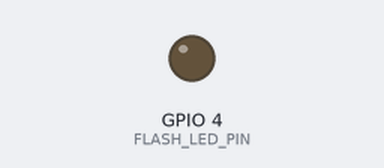
Bench run of a sketch on a simulated ESP32. Shown: output pins drawn as LEDs (lit = HIGH). WiFi joins after 1.5 s; servers stay silent unless stated; the camera gives no picture; what the sketch prints to the serial monitor is not drawn.

Above: at 0.0 s.
Timing chart, 0 to 2.7 s (numbered marks = the images above):
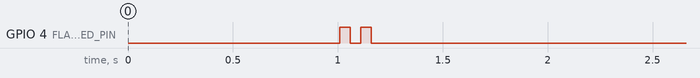

The sketch:

ESP32_CAM_Capture.ino
```cpp
/*
 * =========================================================================
 * Smart Dustbin - ESP32-CAM Capture Server (FINAL BULLETPROOF & AUTO-AP)
 * Board: AI Thinker ESP32-CAM
 * Description: High-reliability JPEG capture server with Auto-AP failsafe,
 *              brownout prevention, and zero-hang network startup.
 * =========================================================================
 */

#include "esp_camera.h"
#include <WiFi.h>
#include <WebServer.h>
#include "soc/soc.h"
#include "soc/rtc_cntl_reg.h"

// ==========================================
// 1. Wi-Fi Configuration
// ==========================================
const char* STA_SSID     = "Smartdustbin";
const char* STA_PASSWORD = "Smartdustbin123";

// Failsafe Hotspot (Starts if STA connection fails within 10s)
const char* AP_SSID      = "SmartDustbin_CAM";
const char* AP_PASSWORD  = "12345678";

WebServer server(80);

// AI-Thinker Camera Pin Map
#define PWDN_GPIO_NUM     32
#define RESET_GPIO_NUM    -1
#define XCLK_GPIO_NUM      0
#define SIOD_GPIO_NUM     26
#define SIOC_GPIO_NUM     27
#define Y9_GPIO_NUM       35
#define Y8_GPIO_NUM       34
#define Y7_GPIO_NUM       39
#define Y6_GPIO_NUM       36
#define Y5_GPIO_NUM       21
#define Y4_GPIO_NUM       19
#define Y3_GPIO_NUM       18
#define Y2_GPIO_NUM        5
#define VSYNC_GPIO_NUM    25
#define HREF_GPIO_NUM     23
#define PCLK_GPIO_NUM     22
#define FLASH_LED_PIN      4

String activeIP = "";

// ==========================================
// 2. HTTP Endpoints
// ==========================================
void handleCapture() {
  // Flash LED briefly to illuminate object if needed (comment out if not desired)
  // digitalWrite(FLASH_LED_PIN, HIGH);
  // delay(50);

  camera_fb_t * fb = esp_camera_fb_get();
  // digitalWrite(FLASH_LED_PIN, LOW);

  if (!fb) {
    Serial.println("[ERROR] esp_camera_fb_get() failed");
    server.sendHeader("Access-Control-Allow-Origin", "*");
    server.send(500, "text/plain", "Camera Frame Buffer Capture Failed");
    return;
  }

  // Cross-origin headers so Web/Vite/Backend can read directly
  server.sendHeader("Access-Control-Allow-Origin", "*");
  server.sendHeader("Access-Control-Allow-Methods", "GET, OPTIONS");
  server.sendHeader("Access-Control-Allow-Headers", "*");
  server.sendHeader("Content-Disposition", "inline; filename=capture.jpg");
  server.send_P(200, "image/jpeg", (const char *)fb->buf, fb->len);

  esp_camera_fb_return(fb);
}

void handleStatus() {
  server.sendHeader("Access-Control-Allow-Origin", "*");
  String json = "{\"device\":\"ESP32_CAM\",\"status\":\"ONLINE\",\"ip\":\"" + activeIP + "\"}";
  server.send(200, "application/json", json);
}

void handleRoot() {
  server.sendHeader("Access-Control-Allow-Origin", "*");
  String html = "<!DOCTYPE html><html><head><meta name='viewport' content='width=device-width, initial-scale=1'>"
    "<title>Smart Dustbin ESP32-CAM</title>"
    "<style>body{font-family:system-ui;padding:20px;background:#0f172a;color:#f8fafc;text-align:center;}"
    "a{display:inline-block;margin:10px;padding:12px 20px;background:#2563eb;color:#fff;text-decoration:none;border-radius:6px;font-weight:600;}"
    ".btn-green{background:#16a34a;}.card{background:#1e293b;padding:20px;border-radius:8px;max-width:500px;margin:auto;}"
    "</style></head><body>"
    "<div class='card'>"
    "<h2>Smart Dustbin ESP32-CAM</h2>"
    "<p>Status: <b style='color:#4ade80;'>ONLINE</b></p>"
    "<p>IP Address: <b>" + activeIP + "</b></p>"
    "<a class='btn-green' href='/capture' target='_blank'>Capture Live Image (/capture)</a>"
    "<a href='/status'>Device Status (/status)</a>"
    "</div></body></html>";
  server.send(200, "text/html", html);
}

// ==========================================
// 3. Setup & Initialization
// ==========================================
void setup() {
  // CRITICAL: Disable brownout detector to prevent reboot loop when camera sensor & Wi-Fi power spike
  #ifdef RTC_CNTL_BROWN_OUT_REG
    WRITE_PERI_REG(RTC_CNTL_BROWN_OUT_REG, 0);
  #elif defined(RTC_CNTL_BROWNOUT_REG)
    WRITE_PERI_REG(RTC_CNTL_BROWNOUT_REG, 0);
  #endif

  Serial.begin(115200);
  delay(1000);
  Serial.println("\n\n========================================================");
  Serial.println("     Smart Dustbin - ESP32-CAM Capture Server v2.0      ");
  Serial.println("========================================================");

  pinMode(FLASH_LED_PIN, OUTPUT);
  digitalWrite(FLASH_LED_PIN, LOW); // Keep off

  // Quick flash LED blink to indicate startup
  for (int i = 0; i < 2; i++) {
    digitalWrite(FLASH_LED_PIN, HIGH);
    delay(50);
    digitalWrite(FLASH_LED_PIN, LOW);
    delay(50);
  }

  // Camera Configuration
  camera_config_t config;
  config.ledc_channel = LEDC_CHANNEL_0;
  config.ledc_timer   = LEDC_TIMER_0;
  config.pin_d0       = Y2_GPIO_NUM;
  config.pin_d1       = Y3_GPIO_NUM;
  config.pin_d2       = Y4_GPIO_NUM;
  config.pin_d3       = Y5_GPIO_NUM;
  config.pin_d4       = Y6_GPIO_NUM;
  config.pin_d5       = Y7_GPIO_NUM;
  config.pin_d6       = Y8_GPIO_NUM;
  config.pin_d7       = Y9_GPIO_NUM;
  config.pin_xclk     = XCLK_GPIO_NUM;
  config.pin_pclk     = PCLK_GPIO_NUM;
  config.pin_vsync    = VSYNC_GPIO_NUM;
  config.pin_href     = HREF_GPIO_NUM;
  config.pin_sscb_sda = SIOD_GPIO_NUM;
  config.pin_sscb_scl = SIOC_GPIO_NUM;
  config.pin_pwdn     = PWDN_GPIO_NUM;
  config.pin_reset    = RESET_GPIO_NUM;
  config.xclk_freq_hz = 10000000;       // 10MHz (Guarantees signal stability on clone/MB boards)
  config.pixel_format = PIXFORMAT_JPEG;

  if (psramFound()) {
    Serial.println("[PSRAM] PSRAM found. Setting resolution to VGA (640x480).");
    config.frame_size = FRAMESIZE_VGA;  // 640x480
    config.jpeg_quality = 12;           // 10-12 crisp quality
    config.fb_count = 2;
  } else {
    Serial.println("[PSRAM] No PSRAM. Setting resolution to QVGA (320x240).");
    config.frame_size = FRAMESIZE_QVGA; // 320x240
    config.jpeg_quality = 14;
    config.fb_count = 1;
  }

  esp_err_t err = esp_camera_init(&config);
  if (err != ESP_OK) {
    Serial.printf("[ERROR] Camera init failed with error 0x%x\n", err);
    Serial.println("Check OV2640 ribbon cable connector and re-seat it.");
    return;
  }
  Serial.println("[CAMERA] OV2640 Sensor initialized successfully.");

  // Wi-Fi Connection Routine with Auto-AP Failsafe
  WiFi.persistent(false);
  WiFi.disconnect(true);
  delay(200);
  WiFi.mode(WIFI_STA);

  Serial.printf("[WIFI] Connecting to SSID: '%s'...\n", STA_SSID);
  WiFi.begin(STA_SSID, STA_PASSWORD);

  int tries = 0;
  while (WiFi.status() != WL_CONNECTED && tries < 20) {
    delay(500);
    Serial.print(".");
    tries++;
  }

  if (WiFi.status() == WL_CONNECTED) {
    activeIP = WiFi.localIP().toString();
    Serial.println("\n[WIFI SUCCESS] Connected to network!");
    Serial.printf("[WIFI] Camera IP: %s\n", activeIP.c_str());
  } else {
    Serial.printf("\n[WIFI WARNING] Could not connect to '%s'. Starting Access Point...\n", STA_SSID);
    WiFi.mode(WIFI_AP);
    WiFi.softAP(AP_SSID, AP_PASSWORD);
    activeIP = WiFi.softAPIP().toString();
    Serial.printf("[AP ACTIVE] Hotspot: '%s' | Password: '%s'\n", AP_SSID, AP_PASSWORD);
    Serial.printf("[AP ACTIVE] Camera IP: http://%s\n", activeIP.c_str());
  }

  Serial.println("--------------------------------------------------------");
  Serial.printf("[URL] Camera Web:    http://%s/\n", activeIP.c_str());
  Serial.printf("[URL] Capture Frame: http://%s/capture\n", activeIP.c_str());
  Serial.printf("[URL] Device Status: http://%s/status\n", activeIP.c_str());
  Serial.println("--------------------------------------------------------\n");

  server.on("/", handleRoot);
  server.on("/status", handleStatus);
  server.on("/capture", handleCapture);
  server.begin();
  Serial.println("[SERVER] ESP32-CAM HTTP Server active on port 80.");
}

// ==========================================
// 4. Main Loop
// ==========================================
void loop() {
  server.handleClient();

  if (WiFi.getMode() == WIFI_STA) {
    static unsigned long lastCheck = 0;
    if (millis() - lastCheck > 15000) {
      lastCheck = millis();
      if (WiFi.status() != WL_CONNECTED) {
        Serial.println("[WIFI] Connection lost. Reconnecting...");
        WiFi.reconnect();
      }
    }
  }
}
```
